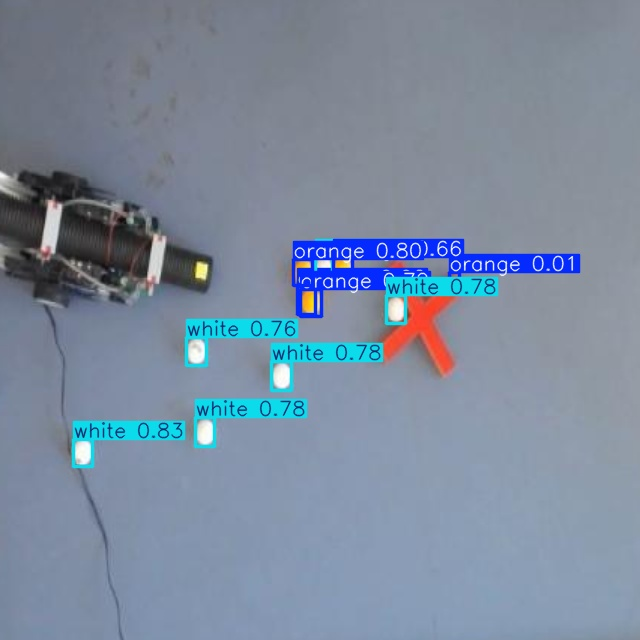
#> input picture zoomed_image_1.jpg, 640 x 640 px, given in place of the camera
$ python Detecting_obstacles.py
#> lines starting #> are read from the running program, lines starting #| are printed output that depends on the picture; after the words box and inside, x2 and y2 are one past the last pixel; in counts of white or black regions, pixels touching at a corner belong together
import cv2 as cv
import numpy as np

# Start video capture
cap = cv.VideoCapture(0, cv.CAP_DSHOW)

while True:
    # Læs en frame fra kameraet
    ret, frame = cap.read()
#> frame is the input picture: shape (640, 640, 3); mean B, G, R 158.5, 138.8, 124.4
    if not ret:
        print("Kan ikke hente frame. Afslutter...")
        break

    # Konverter til gråtoner og slør for at reducere støj
    gray = cv.cvtColor(frame, cv.COLOR_BGR2GRAY)
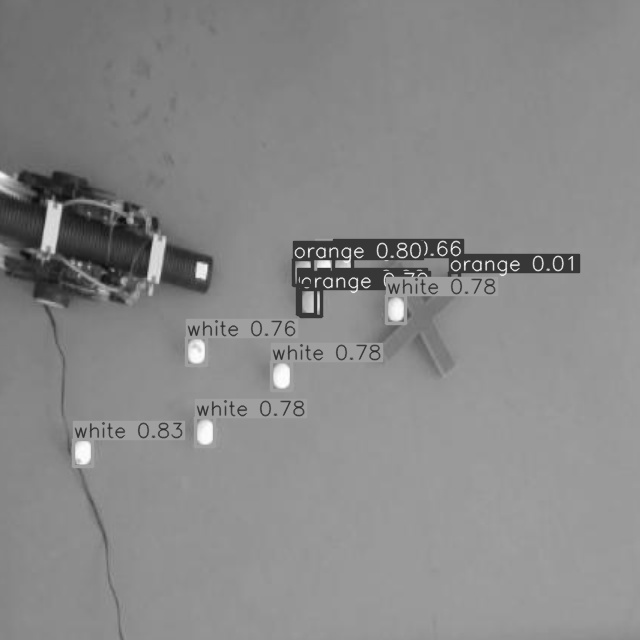
#> gray: shape (640, 640); min 12, max 255, mean 136.8
    blurred = cv.GaussianBlur(gray, (5, 5), 0)

    # Brug Canny-kantdetektering
    edges = cv.Canny(blurred, 50, 150)
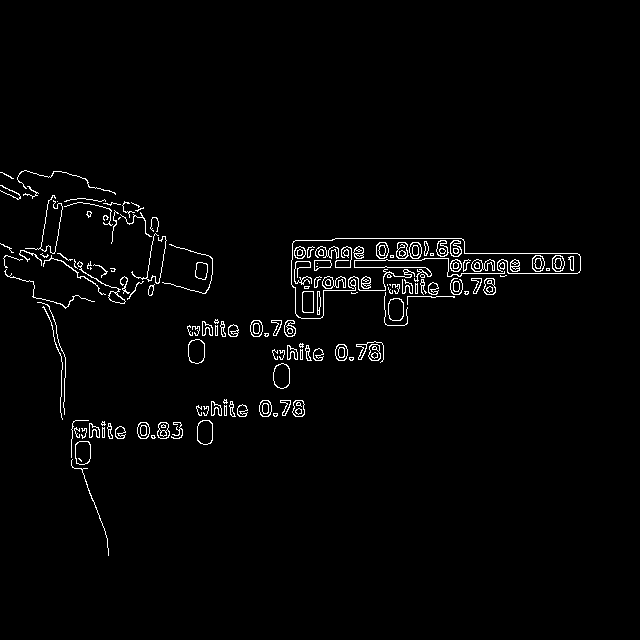
#> edges: shape (640, 640); 2% white in thin lines or dots, all inside (x1, y1, x2, y2) = (0, 170, 581, 556)

    # Find konturer i kanten
    contours, _ = cv.findContours(edges, cv.RETR_EXTERNAL, cv.CHAIN_APPROX_SIMPLE)
#> contours = 144 contours, 80 with area under 20; largest, box (x1, y1, x2, y2) and area: (273, 363, 290, 389) 339, (188, 339, 205, 364) 337, (197, 420, 213, 445) 327, (75, 441, 91, 465) 316, (388, 298, 404, 321) 299

    for contour in contours:
        # Approximér hver kontur
        perimeter = cv.arcLength(contour, True)
        approx = cv.approxPolyDP(contour, 0.02 * perimeter, True)

        # Kontroller for rektangulært formet objekt
        if len(approx) >= 12:  # Antag at det kræver mange linjer i det detaljerede kors
            # Først tjek størrelsen, så små elementer udelukkes
            area = cv.contourArea(contour)
            if area > 100:  # Kan justeres afhængig af det forventede kors' størrelse
                # Brug boundingRect for yderligere inspektion
                x, y, w, h = cv.boundingRect(approx)
                aspectRatio = float(w) / h
                if 0.8 <= aspectRatio <= 1.2:  # Tjek for aspektsforhold tæt på en firkant
                    cv.drawContours(frame, [approx], -1, (0, 255, 0), 2)
                    cv.putText(frame, "Cross Detected", (x, y - 10),
                               cv.FONT_HERSHEY_SIMPLEX, 0.5, (0, 255, 0), 2)
#> this loop made 144 passes
#> (perimeter, area, x, y, w, h, aspectRatio) on passes 11, 76, 95: (51.8, 159, 157, 422, 13, 17, 0.765), (97.94, 171, 322, 276, 24, 13, 1.85), (97.36, 170.5, 471, 259, 24, 13, 1.85)
#> (perimeter, area) on passes 78, 114: (78.08, 21), (126.3, 67.5)

    cv.imshow("Frame with Cross Detection", frame)

    # Tryk 'q' for at afslutte
    if cv.waitKey(1) & 0xFF == ord('q'):
#> (key q is pressed here)
        break

cap.release()
cv.destroyAllWindows()

$ run again, on subpixel5.png
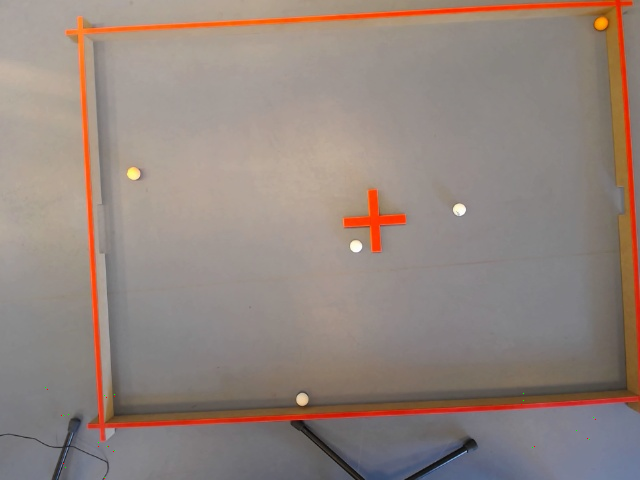
#> input picture subpixel5.png, 640 x 480 px, given in place of the camera
#> frame is the input picture: shape (480, 640, 3); mean B, G, R 125.8, 133, 147.1
#> `gray = cv.cvtColor(frame, cv.COLOR_BGR2GRAY)`:
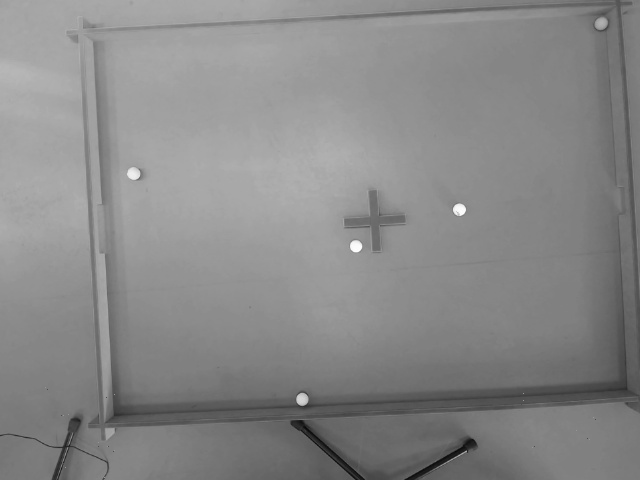
#> gray: shape (480, 640); min 7, max 254, mean 136.3
#> `edges = cv.Canny(blurred, 50, 150)`:
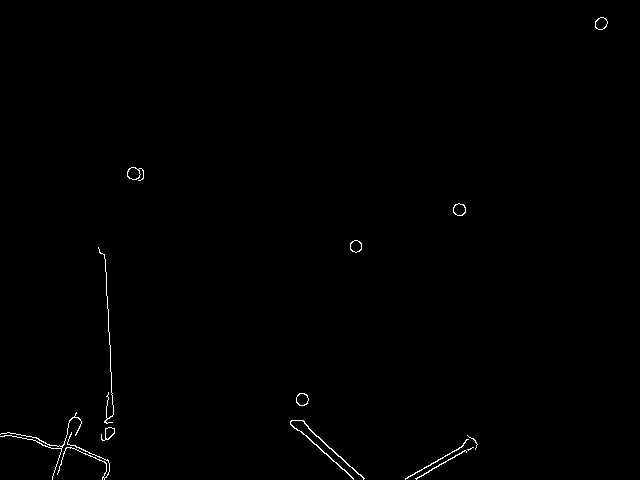
#> edges: shape (480, 640); 0.46% white in thin lines or dots
#> contours = 14 contours, 3 with area under 20; largest, box (x1, y1, x2, y2) and area: (127, 167, 144, 181) 125, (296, 393, 309, 406) 119, (453, 203, 466, 216) 118, (595, 17, 608, 30) 114, (290, 420, 365, 480) 109
#> the loop `for contour in contours:` made 14 passes
#> (perimeter, area) on pass 5: (358.3, 27.5)
